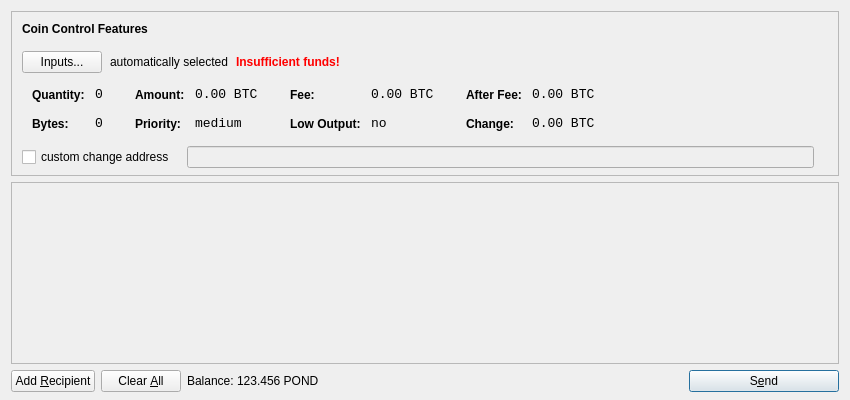
<?xml version="1.0" encoding="UTF-8"?>
<ui version="4.0">
 <class>SendCoinsDialog</class>
 <widget class="QDialog" name="SendCoinsDialog">
  <property name="geometry">
   <rect>
    <x>0</x>
    <y>0</y>
    <width>850</width>
    <height>400</height>
   </rect>
  </property>
  <property name="windowTitle">
   <string>Send Coins</string>
  </property>
  <layout class="QVBoxLayout" name="verticalLayout" stretch="0,1,0">
   <property name="bottomMargin">
    <number>8</number>
   </property>
   <item>
    <widget class="QFrame" name="frameCoinControl">
     <property name="sizePolicy">
      <sizepolicy hsizetype="Expanding" vsizetype="Expanding">
       <horstretch>0</horstretch>
       <verstretch>0</verstretch>
      </sizepolicy>
     </property>
     <property name="maximumSize">
      <size>
       <width>16777215</width>
       <height>16777215</height>
      </size>
     </property>
     <property name="frameShape">
      <enum>QFrame::StyledPanel</enum>
     </property>
     <property name="frameShadow">
      <enum>QFrame::Sunken</enum>
     </property>
     <layout class="QVBoxLayout" name="verticalLayoutCoinControl2">
      <property name="spacing">
       <number>-1</number>
      </property>
      <property name="leftMargin">
       <number>0</number>
      </property>
      <property name="topMargin">
       <number>0</number>
      </property>
      <property name="rightMargin">
       <number>0</number>
      </property>
      <property name="bottomMargin">
       <number>6</number>
      </property>
      <item>
       <layout class="QVBoxLayout" name="verticalLayoutCoinControl" stretch="0,0,0,0,1">
        <property name="spacing">
         <number>0</number>
        </property>
        <property name="leftMargin">
         <number>10</number>
        </property>
        <property name="topMargin">
         <number>10</number>
        </property>
        <item>
         <layout class="QHBoxLayout" name="horizontalLayoutCoinControl1">
          <property name="bottomMargin">
           <number>15</number>
          </property>
          <item>
           <widget class="QLabel" name="labelCoinControlFeatures">
            <property name="sizePolicy">
             <sizepolicy hsizetype="Preferred" vsizetype="Maximum">
              <horstretch>0</horstretch>
              <verstretch>0</verstretch>
             </sizepolicy>
            </property>
            <property name="font">
             <font>
              <weight>75</weight>
              <bold>true</bold>
             </font>
            </property>
            <property name="styleSheet">
             <string notr="true">font-weight:bold;</string>
            </property>
            <property name="text">
             <string>Coin Control Features</string>
            </property>
           </widget>
          </item>
         </layout>
        </item>
        <item>
         <layout class="QHBoxLayout" name="horizontalLayoutCoinControl2" stretch="0,0,0,0">
          <property name="spacing">
           <number>8</number>
          </property>
          <property name="bottomMargin">
           <number>10</number>
          </property>
          <item>
           <widget class="QPushButton" name="pushButtonCoinControl">
            <property name="styleSheet">
             <string notr="true"/>
            </property>
            <property name="text">
             <string>Inputs...</string>
            </property>
           </widget>
          </item>
          <item>
           <widget class="QLabel" name="labelCoinControlAutomaticallySelected">
            <property name="text">
             <string>automatically selected</string>
            </property>
            <property name="margin">
             <number>5</number>
            </property>
           </widget>
          </item>
          <item>
           <widget class="QLabel" name="labelCoinControlInsuffFunds">
            <property name="font">
             <font>
              <weight>75</weight>
              <bold>true</bold>
             </font>
            </property>
            <property name="styleSheet">
             <string notr="true">color:red;font-weight:bold;</string>
            </property>
            <property name="text">
             <string>Insufficient funds!</string>
            </property>
            <property name="margin">
             <number>5</number>
            </property>
           </widget>
          </item>
          <item>
           <spacer name="horizontalSpacerCoinControl">
            <property name="orientation">
             <enum>Qt::Horizontal</enum>
            </property>
            <property name="sizeHint" stdset="0">
             <size>
              <width>40</width>
              <height>1</height>
             </size>
            </property>
           </spacer>
          </item>
         </layout>
        </item>
        <item>
         <widget class="QWidget" name="widgetCoinControl" native="true">
          <property name="sizePolicy">
           <sizepolicy hsizetype="Preferred" vsizetype="Preferred">
            <horstretch>0</horstretch>
            <verstretch>0</verstretch>
           </sizepolicy>
          </property>
          <property name="minimumSize">
           <size>
            <width>0</width>
            <height>0</height>
           </size>
          </property>
          <property name="styleSheet">
           <string notr="true"/>
          </property>
          <layout class="QHBoxLayout" name="horizontalLayoutCoinControl5">
           <property name="margin">
            <number>0</number>
           </property>
           <item>
            <layout class="QHBoxLayout" name="horizontalLayoutCoinControl3" stretch="0,0,0,1">
             <property name="spacing">
              <number>20</number>
             </property>
             <property name="topMargin">
              <number>0</number>
             </property>
             <property name="bottomMargin">
              <number>10</number>
             </property>
             <item>
              <layout class="QFormLayout" name="formLayoutCoinControl1">
               <property name="horizontalSpacing">
                <number>10</number>
               </property>
               <property name="verticalSpacing">
                <number>14</number>
               </property>
               <property name="leftMargin">
                <number>10</number>
               </property>
               <property name="topMargin">
                <number>4</number>
               </property>
               <property name="rightMargin">
                <number>6</number>
               </property>
               <item row="0" column="0">
                <widget class="QLabel" name="labelCoinControlQuantityText">
                 <property name="styleSheet">
                  <string notr="true">font-weight:bold;</string>
                 </property>
                 <property name="text">
                  <string>Quantity:</string>
                 </property>
                 <property name="margin">
                  <number>0</number>
                 </property>
                </widget>
               </item>
               <item row="0" column="1">
                <widget class="QLabel" name="labelCoinControlQuantity">
                 <property name="font">
                  <font>
                   <family>Monospace</family>
                   <pointsize>10</pointsize>
                  </font>
                 </property>
                 <property name="cursor">
                  <cursorShape>IBeamCursor</cursorShape>
                 </property>
                 <property name="contextMenuPolicy">
                  <enum>Qt::ActionsContextMenu</enum>
                 </property>
                 <property name="text">
                  <string notr="true">0</string>
                 </property>
                 <property name="margin">
                  <number>0</number>
                 </property>
                 <property name="textInteractionFlags">
                  <set>Qt::LinksAccessibleByMouse|Qt::TextSelectableByKeyboard|Qt::TextSelectableByMouse</set>
                 </property>
                </widget>
               </item>
               <item row="1" column="0">
                <widget class="QLabel" name="labelCoinControlBytesText">
                 <property name="styleSheet">
                  <string notr="true">font-weight:bold;</string>
                 </property>
                 <property name="text">
                  <string>Bytes:</string>
                 </property>
                </widget>
               </item>
               <item row="1" column="1">
                <widget class="QLabel" name="labelCoinControlBytes">
                 <property name="font">
                  <font>
                   <family>Monospace</family>
                   <pointsize>10</pointsize>
                  </font>
                 </property>
                 <property name="cursor">
                  <cursorShape>IBeamCursor</cursorShape>
                 </property>
                 <property name="contextMenuPolicy">
                  <enum>Qt::ActionsContextMenu</enum>
                 </property>
                 <property name="text">
                  <string notr="true">0</string>
                 </property>
                 <property name="textInteractionFlags">
                  <set>Qt::LinksAccessibleByMouse|Qt::TextSelectableByKeyboard|Qt::TextSelectableByMouse</set>
                 </property>
                </widget>
               </item>
              </layout>
             </item>
             <item>
              <layout class="QFormLayout" name="formLayoutCoinControl2">
               <property name="horizontalSpacing">
                <number>10</number>
               </property>
               <property name="verticalSpacing">
                <number>14</number>
               </property>
               <property name="leftMargin">
                <number>6</number>
               </property>
               <property name="topMargin">
                <number>4</number>
               </property>
               <property name="rightMargin">
                <number>6</number>
               </property>
               <item row="0" column="0">
                <widget class="QLabel" name="labelCoinControlAmountText">
                 <property name="styleSheet">
                  <string notr="true">font-weight:bold;</string>
                 </property>
                 <property name="text">
                  <string>Amount:</string>
                 </property>
                 <property name="margin">
                  <number>0</number>
                 </property>
                </widget>
               </item>
               <item row="0" column="1">
                <widget class="QLabel" name="labelCoinControlAmount">
                 <property name="font">
                  <font>
                   <family>Monospace</family>
                   <pointsize>10</pointsize>
                  </font>
                 </property>
                 <property name="cursor">
                  <cursorShape>IBeamCursor</cursorShape>
                 </property>
                 <property name="contextMenuPolicy">
                  <enum>Qt::ActionsContextMenu</enum>
                 </property>
                 <property name="text">
                  <string notr="true">0.00 BTC</string>
                 </property>
                 <property name="textInteractionFlags">
                  <set>Qt::LinksAccessibleByMouse|Qt::TextSelectableByKeyboard|Qt::TextSelectableByMouse</set>
                 </property>
                </widget>
               </item>
               <item row="1" column="0">
                <widget class="QLabel" name="labelCoinControlPriorityText">
                 <property name="styleSheet">
                  <string notr="true">font-weight:bold;</string>
                 </property>
                 <property name="text">
                  <string>Priority:</string>
                 </property>
                </widget>
               </item>
               <item row="1" column="1">
                <widget class="QLabel" name="labelCoinControlPriority">
                 <property name="font">
                  <font>
                   <family>Monospace</family>
                   <pointsize>10</pointsize>
                  </font>
                 </property>
                 <property name="cursor">
                  <cursorShape>IBeamCursor</cursorShape>
                 </property>
                 <property name="contextMenuPolicy">
                  <enum>Qt::ActionsContextMenu</enum>
                 </property>
                 <property name="text">
                  <string>medium</string>
                 </property>
                 <property name="textInteractionFlags">
                  <set>Qt::LinksAccessibleByMouse|Qt::TextSelectableByKeyboard|Qt::TextSelectableByMouse</set>
                 </property>
                </widget>
               </item>
              </layout>
             </item>
             <item>
              <layout class="QFormLayout" name="formLayoutCoinControl3">
               <property name="horizontalSpacing">
                <number>10</number>
               </property>
               <property name="verticalSpacing">
                <number>14</number>
               </property>
               <property name="leftMargin">
                <number>6</number>
               </property>
               <property name="topMargin">
                <number>4</number>
               </property>
               <property name="rightMargin">
                <number>6</number>
               </property>
               <item row="0" column="0">
                <widget class="QLabel" name="labelCoinControlFeeText">
                 <property name="styleSheet">
                  <string notr="true">font-weight:bold;</string>
                 </property>
                 <property name="text">
                  <string>Fee:</string>
                 </property>
                 <property name="margin">
                  <number>0</number>
                 </property>
                </widget>
               </item>
               <item row="0" column="1">
                <widget class="QLabel" name="labelCoinControlFee">
                 <property name="font">
                  <font>
                   <family>Monospace</family>
                   <pointsize>10</pointsize>
                  </font>
                 </property>
                 <property name="cursor">
                  <cursorShape>IBeamCursor</cursorShape>
                 </property>
                 <property name="contextMenuPolicy">
                  <enum>Qt::ActionsContextMenu</enum>
                 </property>
                 <property name="text">
                  <string notr="true">0.00 BTC</string>
                 </property>
                 <property name="textInteractionFlags">
                  <set>Qt::LinksAccessibleByMouse|Qt::TextSelectableByKeyboard|Qt::TextSelectableByMouse</set>
                 </property>
                </widget>
               </item>
               <item row="1" column="0">
                <widget class="QLabel" name="labelCoinControlLowOutputText">
                 <property name="styleSheet">
                  <string notr="true">font-weight:bold;</string>
                 </property>
                 <property name="text">
                  <string>Low Output:</string>
                 </property>
                </widget>
               </item>
               <item row="1" column="1">
                <widget class="QLabel" name="labelCoinControlLowOutput">
                 <property name="font">
                  <font>
                   <family>Monospace</family>
                   <pointsize>10</pointsize>
                  </font>
                 </property>
                 <property name="cursor">
                  <cursorShape>IBeamCursor</cursorShape>
                 </property>
                 <property name="contextMenuPolicy">
                  <enum>Qt::ActionsContextMenu</enum>
                 </property>
                 <property name="text">
                  <string>no</string>
                 </property>
                 <property name="textInteractionFlags">
                  <set>Qt::LinksAccessibleByMouse|Qt::TextSelectableByKeyboard|Qt::TextSelectableByMouse</set>
                 </property>
                </widget>
               </item>
              </layout>
             </item>
             <item>
              <layout class="QFormLayout" name="formLayoutCoinControl4">
               <property name="horizontalSpacing">
                <number>10</number>
               </property>
               <property name="verticalSpacing">
                <number>14</number>
               </property>
               <property name="leftMargin">
                <number>6</number>
               </property>
               <property name="topMargin">
                <number>4</number>
               </property>
               <property name="rightMargin">
                <number>6</number>
               </property>
               <item row="0" column="0">
                <widget class="QLabel" name="labelCoinControlAfterFeeText">
                 <property name="styleSheet">
                  <string notr="true">font-weight:bold;</string>
                 </property>
                 <property name="text">
                  <string>After Fee:</string>
                 </property>
                 <property name="margin">
                  <number>0</number>
                 </property>
                </widget>
               </item>
               <item row="0" column="1">
                <widget class="QLabel" name="labelCoinControlAfterFee">
                 <property name="font">
                  <font>
                   <family>Monospace</family>
                   <pointsize>10</pointsize>
                  </font>
                 </property>
                 <property name="cursor">
                  <cursorShape>IBeamCursor</cursorShape>
                 </property>
                 <property name="contextMenuPolicy">
                  <enum>Qt::ActionsContextMenu</enum>
                 </property>
                 <property name="text">
                  <string notr="true">0.00 BTC</string>
                 </property>
                 <property name="textInteractionFlags">
                  <set>Qt::LinksAccessibleByMouse|Qt::TextSelectableByKeyboard|Qt::TextSelectableByMouse</set>
                 </property>
                </widget>
               </item>
               <item row="1" column="0">
                <widget class="QLabel" name="labelCoinControlChangeText">
                 <property name="styleSheet">
                  <string notr="true">font-weight:bold;</string>
                 </property>
                 <property name="text">
                  <string>Change:</string>
                 </property>
                </widget>
               </item>
               <item row="1" column="1">
                <widget class="QLabel" name="labelCoinControlChange">
                 <property name="font">
                  <font>
                   <family>Monospace</family>
                   <pointsize>10</pointsize>
                  </font>
                 </property>
                 <property name="cursor">
                  <cursorShape>IBeamCursor</cursorShape>
                 </property>
                 <property name="contextMenuPolicy">
                  <enum>Qt::ActionsContextMenu</enum>
                 </property>
                 <property name="text">
                  <string notr="true">0.00 BTC</string>
                 </property>
                 <property name="textInteractionFlags">
                  <set>Qt::LinksAccessibleByMouse|Qt::TextSelectableByKeyboard|Qt::TextSelectableByMouse</set>
                 </property>
                </widget>
               </item>
              </layout>
             </item>
            </layout>
           </item>
          </layout>
         </widget>
        </item>
        <item>
         <layout class="QHBoxLayout" name="horizontalLayoutCoinControl4" stretch="0,0,0">
          <property name="spacing">
           <number>12</number>
          </property>
          <property name="sizeConstraint">
           <enum>QLayout::SetDefaultConstraint</enum>
          </property>
          <property name="topMargin">
           <number>5</number>
          </property>
          <property name="rightMargin">
           <number>5</number>
          </property>
          <item>
           <widget class="QCheckBox" name="checkBoxCoinControlChange">
            <property name="text">
             <string>custom change address</string>
            </property>
           </widget>
          </item>
          <item>
           <widget class="QLineEdit" name="lineEditCoinControlChange">
            <property name="enabled">
             <bool>false</bool>
            </property>
            <property name="sizePolicy">
             <sizepolicy hsizetype="Expanding" vsizetype="Fixed">
              <horstretch>0</horstretch>
              <verstretch>0</verstretch>
             </sizepolicy>
            </property>
           </widget>
          </item>
          <item>
           <widget class="QLabel" name="labelCoinControlChangeLabel">
            <property name="sizePolicy">
             <sizepolicy hsizetype="Preferred" vsizetype="Expanding">
              <horstretch>0</horstretch>
              <verstretch>0</verstretch>
             </sizepolicy>
            </property>
            <property name="minimumSize">
             <size>
              <width>0</width>
              <height>0</height>
             </size>
            </property>
            <property name="text">
             <string/>
            </property>
            <property name="margin">
             <number>3</number>
            </property>
           </widget>
          </item>
         </layout>
        </item>
        <item>
         <spacer name="verticalSpacerCoinControl">
          <property name="orientation">
           <enum>Qt::Vertical</enum>
          </property>
          <property name="sizeHint" stdset="0">
           <size>
            <width>800</width>
            <height>1</height>
           </size>
          </property>
         </spacer>
        </item>
       </layout>
      </item>
     </layout>
    </widget>
   </item>
   <item>
    <widget class="QScrollArea" name="scrollArea">
     <property name="widgetResizable">
      <bool>true</bool>
     </property>
     <widget class="QWidget" name="scrollAreaWidgetContents">
      <property name="geometry">
       <rect>
        <x>0</x>
        <y>0</y>
        <width>830</width>
        <height>165</height>
       </rect>
      </property>
      <layout class="QVBoxLayout" name="verticalLayout_2">
       <property name="margin">
        <number>0</number>
       </property>
       <item>
        <layout class="QVBoxLayout" name="entries">
         <property name="spacing">
          <number>6</number>
         </property>
        </layout>
       </item>
       <item>
        <spacer name="verticalSpacer">
         <property name="orientation">
          <enum>Qt::Vertical</enum>
         </property>
         <property name="sizeHint" stdset="0">
          <size>
           <width>20</width>
           <height>40</height>
          </size>
         </property>
        </spacer>
       </item>
      </layout>
     </widget>
    </widget>
   </item>
   <item>
    <layout class="QHBoxLayout" name="horizontalLayout">
     <item>
      <widget class="QPushButton" name="addButton">
       <property name="toolTip">
        <string>Send to multiple recipients at once</string>
       </property>
       <property name="text">
        <string>Add &amp;Recipient</string>
       </property>
       <property name="icon">
        <iconset resource="../bitcoin.qrc">
         <normaloff>:/icons/add</normaloff>:/icons/add</iconset>
       </property>
       <property name="autoDefault">
        <bool>false</bool>
       </property>
      </widget>
     </item>
     <item>
      <widget class="QPushButton" name="clearButton">
       <property name="sizePolicy">
        <sizepolicy hsizetype="Minimum" vsizetype="Fixed">
         <horstretch>0</horstretch>
         <verstretch>0</verstretch>
        </sizepolicy>
       </property>
       <property name="toolTip">
        <string>Remove all transaction fields</string>
       </property>
       <property name="text">
        <string>Clear &amp;All</string>
       </property>
       <property name="icon">
        <iconset resource="../bitcoin.qrc">
         <normaloff>:/icons/remove</normaloff>:/icons/remove</iconset>
       </property>
       <property name="autoRepeatDelay">
        <number>300</number>
       </property>
       <property name="autoDefault">
        <bool>false</bool>
       </property>
      </widget>
     </item>
     <item>
      <layout class="QHBoxLayout" name="horizontalLayout_2">
       <property name="spacing">
        <number>3</number>
       </property>
       <item>
        <widget class="QLabel" name="label">
         <property name="text">
          <string>Balance:</string>
         </property>
        </widget>
       </item>
       <item>
        <widget class="QLabel" name="labelBalance">
         <property name="cursor">
          <cursorShape>IBeamCursor</cursorShape>
         </property>
         <property name="text">
          <string>123.456 POND</string>
         </property>
         <property name="textInteractionFlags">
          <set>Qt::LinksAccessibleByMouse|Qt::TextSelectableByKeyboard|Qt::TextSelectableByMouse</set>
         </property>
        </widget>
       </item>
      </layout>
     </item>
     <item>
      <spacer name="horizontalSpacer">
       <property name="orientation">
        <enum>Qt::Horizontal</enum>
       </property>
       <property name="sizeHint" stdset="0">
        <size>
         <width>40</width>
         <height>20</height>
        </size>
       </property>
      </spacer>
     </item>
     <item>
      <widget class="QPushButton" name="sendButton">
       <property name="minimumSize">
        <size>
         <width>150</width>
         <height>0</height>
        </size>
       </property>
       <property name="toolTip">
        <string>Confirm the send action</string>
       </property>
       <property name="text">
        <string>S&amp;end</string>
       </property>
       <property name="icon">
        <iconset resource="../bitcoin.qrc">
         <normaloff>:/icons/send</normaloff>:/icons/send</iconset>
       </property>
       <property name="default">
        <bool>true</bool>
       </property>
      </widget>
     </item>
    </layout>
   </item>
  </layout>
 </widget>
 <resources>
  <include location="../bitcoin.qrc"/>
 </resources>
 <connections/>
</ui>
